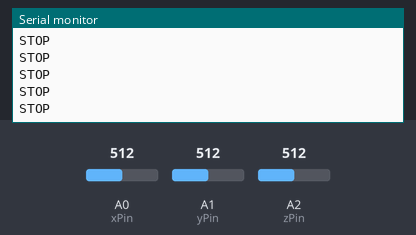
Simulated run of this sketch. Board: Arduino Uno, built with avr-gcc and run on an emulated ATmega328P. On the bench: the last lines printed to the serial monitor. The inputs (shaded band) are chosen by the test bench; at power-on: A0 (xPin) = 512, A1 (yPin) = 512, A2 (zPin) = 512. No radio packets arrive unless stated.

Above: at 1.2 s.
1.3 s: A0 (xPin) set to 530
At 1.39 s:
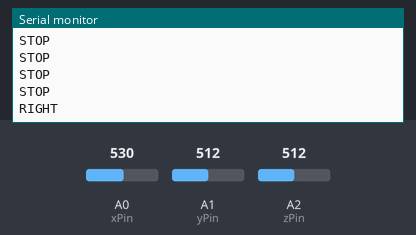
3.3 s: A1 (yPin) set to 532
At 3.39 s:
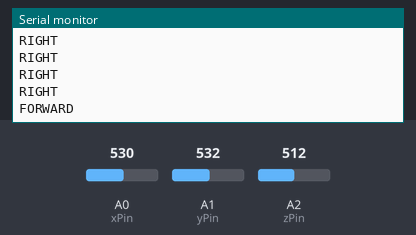

Measured:
- the behaviour switches between 521 and 522 on A0 (xPin) (found by bisection; images 0 and 1)
- the behaviour switches between 521 and 522 on A1 (yPin) (found by bisection; images 1 and 2)
- after the input at 1.3 s, the serial monitor: prints a new line after 0.09 s (image 1)
- after the input at 3.3 s, the serial monitor: prints a new line after 0.08 s (image 2)

The sketch:

TXGesture.ino
```cpp
#include <VirtualWire.h>

int xPin = A0;
int yPin = A1;
int zPin = A2;
int xVal;
int yVal;
int zVal;
int xVal2;
int yVal2;
int zVal2;
int x;
int y;
int z;

char *data;

void setup()
{
  vw_set_tx_pin(12);
  vw_setup(2000);
  pinMode(xPin,INPUT);
  pinMode(yPin,INPUT);
  pinMode(zPin,INPUT);
  Serial.begin(9600);
  xVal2 = analogRead(xPin);
  yVal2 = analogRead(yPin);
  zVal2 = analogRead(zPin);
}

void loop()
{
  xVal = analogRead(xPin);
  yVal = analogRead(yPin);
  zVal = analogRead(zPin);

  x = xVal - xVal2;
  y = yVal - yVal2;
  z = zVal - zVal2;

/*
  Serial.print("X:");
  Serial.println(xVal);
  Serial.print("Y:");
  Serial.println(yVal);
  Serial.print("Z:");
  Serial.println(zVal);
  Serial.println("----------------------------------------");
  delay(750);
*/

  if(y>=10)
  {
    data = "f";
    vw_send((uint8_t *)data, strlen(data));
    vw_wait_tx();
    Serial.println("FORWARD");
  }

  else if(y<= -10)
  {
    data = "b";
    vw_send((uint8_t *)data, strlen(data));
    vw_wait_tx();
    Serial.println("BACKWARD");
  }

  else if(x>=10)
  {
    data = "r";
    vw_send((uint8_t *)data, strlen(data));
    vw_wait_tx();
    Serial.println("RIGHT");
  }

  else if(x<= -10)
  {
    data = "l";
    vw_send((uint8_t *)data, strlen(data));
    vw_wait_tx();
    Serial.println("LEFT");
  }

  else
  {
    data = "s";
    vw_send((uint8_t *)data, strlen(data));
    vw_wait_tx();
    Serial.println("STOP");
  }
}
```
